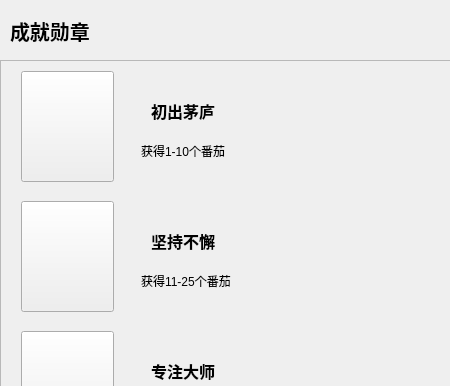
<?xml version="1.0" encoding="UTF-8"?>
<ui version="4.0">
 <class>achievements</class>
 <widget class="QWidget" name="achievements">
  <property name="geometry">
   <rect>
    <x>0</x>
    <y>0</y>
    <width>450</width>
    <height>386</height>
   </rect>
  </property>
  <property name="windowTitle">
   <string>勋章墙</string>
  </property>
  <property name="windowIcon">
   <iconset resource="images.qrc">
    <normaloff>:/photos/tomato.png</normaloff>:/photos/tomato.png</iconset>
  </property>
  <property name="autoFillBackground">
   <bool>true</bool>
  </property>
  <property name="styleSheet">
   <string notr="true"/>
  </property>
  <widget class="QLabel" name="label">
   <property name="geometry">
    <rect>
     <x>10</x>
     <y>10</y>
     <width>111</width>
     <height>41</height>
    </rect>
   </property>
   <property name="font">
    <font>
     <pointsize>15</pointsize>
     <bold>true</bold>
    </font>
   </property>
   <property name="text">
    <string>成就勋章</string>
   </property>
  </widget>
  <widget class="QScrollArea" name="scrollArea">
   <property name="geometry">
    <rect>
     <x>0</x>
     <y>60</y>
     <width>451</width>
     <height>681</height>
    </rect>
   </property>
   <property name="widgetResizable">
    <bool>true</bool>
   </property>
   <widget class="QWidget" name="scrollAreaWidgetContents">
    <property name="geometry">
     <rect>
      <x>0</x>
      <y>0</y>
      <width>449</width>
      <height>679</height>
     </rect>
    </property>
    <widget class="QPushButton" name="firstButton">
     <property name="geometry">
      <rect>
       <x>20</x>
       <y>10</y>
       <width>93</width>
       <height>111</height>
      </rect>
     </property>
     <property name="styleSheet">
      <string notr="true">border-image: url(:/photos/001.png);</string>
     </property>
     <property name="text">
      <string/>
     </property>
    </widget>
    <widget class="QPushButton" name="fifthButton">
     <property name="geometry">
      <rect>
       <x>20</x>
       <y>540</y>
       <width>93</width>
       <height>111</height>
      </rect>
     </property>
     <property name="styleSheet">
      <string notr="true">border-image: url(:/photos/005.png);</string>
     </property>
     <property name="text">
      <string/>
     </property>
    </widget>
    <widget class="QPushButton" name="forthButton">
     <property name="geometry">
      <rect>
       <x>20</x>
       <y>400</y>
       <width>93</width>
       <height>111</height>
      </rect>
     </property>
     <property name="styleSheet">
      <string notr="true">border-image: url(:/photos/004.png);</string>
     </property>
     <property name="text">
      <string/>
     </property>
    </widget>
    <widget class="QPushButton" name="thirdButton">
     <property name="geometry">
      <rect>
       <x>20</x>
       <y>270</y>
       <width>93</width>
       <height>111</height>
      </rect>
     </property>
     <property name="styleSheet">
      <string notr="true">border-image: url(:/photos/003.png);</string>
     </property>
     <property name="text">
      <string/>
     </property>
    </widget>
    <widget class="QPushButton" name="secondButton">
     <property name="geometry">
      <rect>
       <x>20</x>
       <y>140</y>
       <width>93</width>
       <height>111</height>
      </rect>
     </property>
     <property name="styleSheet">
      <string notr="true">border-image: url(:/photos/002.png);</string>
     </property>
     <property name="text">
      <string/>
     </property>
    </widget>
    <widget class="QLabel" name="label_3">
     <property name="geometry">
      <rect>
       <x>150</x>
       <y>40</y>
       <width>91</width>
       <height>19</height>
      </rect>
     </property>
     <property name="font">
      <font>
       <pointsize>12</pointsize>
       <bold>true</bold>
      </font>
     </property>
     <property name="text">
      <string>初出茅庐</string>
     </property>
    </widget>
    <widget class="QLabel" name="label_4">
     <property name="geometry">
      <rect>
       <x>150</x>
       <y>170</y>
       <width>81</width>
       <height>19</height>
      </rect>
     </property>
     <property name="font">
      <font>
       <pointsize>12</pointsize>
       <bold>true</bold>
      </font>
     </property>
     <property name="text">
      <string>坚持不懈</string>
     </property>
    </widget>
    <widget class="QLabel" name="label_5">
     <property name="geometry">
      <rect>
       <x>150</x>
       <y>300</y>
       <width>81</width>
       <height>19</height>
      </rect>
     </property>
     <property name="font">
      <font>
       <pointsize>12</pointsize>
       <bold>true</bold>
      </font>
     </property>
     <property name="text">
      <string>专注大师</string>
     </property>
    </widget>
    <widget class="QLabel" name="label_6">
     <property name="geometry">
      <rect>
       <x>148</x>
       <y>440</y>
       <width>81</width>
       <height>20</height>
      </rect>
     </property>
     <property name="font">
      <font>
       <pointsize>12</pointsize>
       <bold>true</bold>
      </font>
     </property>
     <property name="text">
      <string>高效能手</string>
     </property>
    </widget>
    <widget class="QLabel" name="label_7">
     <property name="geometry">
      <rect>
       <x>148</x>
       <y>580</y>
       <width>81</width>
       <height>20</height>
      </rect>
     </property>
     <property name="font">
      <font>
       <pointsize>12</pointsize>
       <bold>true</bold>
      </font>
     </property>
     <property name="text">
      <string>番茄之王</string>
     </property>
    </widget>
    <widget class="QLabel" name="label_2">
     <property name="geometry">
      <rect>
       <x>140</x>
       <y>80</y>
       <width>141</width>
       <height>19</height>
      </rect>
     </property>
     <property name="text">
      <string>获得1-10个番茄</string>
     </property>
    </widget>
    <widget class="QLabel" name="label_8">
     <property name="geometry">
      <rect>
       <x>140</x>
       <y>210</y>
       <width>141</width>
       <height>19</height>
      </rect>
     </property>
     <property name="text">
      <string>获得11-25个番茄</string>
     </property>
    </widget>
    <widget class="QLabel" name="label_9">
     <property name="geometry">
      <rect>
       <x>140</x>
       <y>340</y>
       <width>141</width>
       <height>19</height>
      </rect>
     </property>
     <property name="text">
      <string>获得26-50个番茄</string>
     </property>
    </widget>
    <widget class="QLabel" name="label_10">
     <property name="geometry">
      <rect>
       <x>140</x>
       <y>480</y>
       <width>141</width>
       <height>19</height>
      </rect>
     </property>
     <property name="text">
      <string>获得51-75个番茄</string>
     </property>
    </widget>
    <widget class="QLabel" name="label_11">
     <property name="geometry">
      <rect>
       <x>140</x>
       <y>620</y>
       <width>171</width>
       <height>19</height>
      </rect>
     </property>
     <property name="text">
      <string>获得75个以上番茄</string>
     </property>
    </widget>
   </widget>
  </widget>
 </widget>
 <resources>
  <include location="images.qrc"/>
 </resources>
 <connections/>
</ui>
